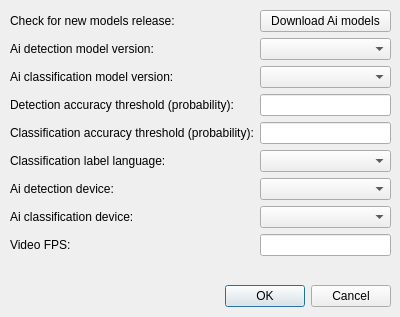
<?xml version="1.0" encoding="UTF-8"?>
<ui version="4.0">
 <class>DialogConfigureAi</class>
 <widget class="QDialog" name="DialogConfigureAi">
  <property name="geometry">
   <rect>
    <x>0</x>
    <y>0</y>
    <width>400</width>
    <height>317</height>
   </rect>
  </property>
  <property name="windowTitle">
   <string>Configure Ai model</string>
  </property>
  <widget class="QDialogButtonBox" name="buttonBox">
   <property name="geometry">
    <rect>
     <x>10</x>
     <y>280</y>
     <width>381</width>
     <height>32</height>
    </rect>
   </property>
   <property name="orientation">
    <enum>Qt::Orientation::Horizontal</enum>
   </property>
   <property name="standardButtons">
    <set>QDialogButtonBox::StandardButton::Cancel|QDialogButtonBox::StandardButton::Ok</set>
   </property>
  </widget>
  <widget class="QWidget" name="gridLayoutWidget">
   <property name="geometry">
    <rect>
     <x>10</x>
     <y>10</y>
     <width>381</width>
     <height>272</height>
    </rect>
   </property>
   <layout class="QGridLayout" name="gridLayout">
    <item row="4" column="0">
     <widget class="QLabel" name="label_classificationThreshold">
      <property name="toolTip">
       <string>Min classification probability to trigger notification.</string>
      </property>
      <property name="text">
       <string>Classification accuracy threshold (probability):</string>
      </property>
     </widget>
    </item>
    <item row="6" column="0">
     <widget class="QLabel" name="label_2">
      <property name="toolTip">
       <string>Device on which detection processing will run</string>
      </property>
      <property name="text">
       <string>Ai detection device:</string>
      </property>
     </widget>
    </item>
    <item row="7" column="0">
     <widget class="QLabel" name="label_3">
      <property name="toolTip">
       <string>Device on which classification processing will run</string>
      </property>
      <property name="text">
       <string>Ai classification device:</string>
      </property>
     </widget>
    </item>
    <item row="3" column="1">
     <widget class="QLineEdit" name="lineEdit_detectionThreshold">
      <property name="toolTip">
       <string>Min detection probability to trigger notification.</string>
      </property>
     </widget>
    </item>
    <item row="5" column="0">
     <widget class="QLabel" name="label">
      <property name="toolTip">
       <string>Language to be applied to classification lables</string>
      </property>
      <property name="text">
       <string>Classification label language:</string>
      </property>
     </widget>
    </item>
    <item row="2" column="1">
     <widget class="QComboBox" name="comboBox_classification_model_version"/>
    </item>
    <item row="4" column="1">
     <widget class="QLineEdit" name="lineEdit_classificationThreshold">
      <property name="toolTip">
       <string>Min classification probability to trigger notification.</string>
      </property>
     </widget>
    </item>
    <item row="7" column="1">
     <widget class="QComboBox" name="comboBox_class_dev"/>
    </item>
    <item row="8" column="0">
     <widget class="QLabel" name="label_4">
      <property name="toolTip">
       <string>Video Frame Per Second to leverage for processing</string>
      </property>
      <property name="text">
       <string>Video FPS:</string>
      </property>
     </widget>
    </item>
    <item row="8" column="1">
     <widget class="QLineEdit" name="lineEdit_video_fps"/>
    </item>
    <item row="6" column="1">
     <widget class="QComboBox" name="comboBox_detection_dev"/>
    </item>
    <item row="1" column="1">
     <widget class="QComboBox" name="comboBox_detection_model_version"/>
    </item>
    <item row="2" column="0">
     <widget class="QLabel" name="label_6">
      <property name="toolTip">
       <string>Select version of Ai classification model</string>
      </property>
      <property name="text">
       <string>Ai classification model version:</string>
      </property>
     </widget>
    </item>
    <item row="1" column="0">
     <widget class="QLabel" name="label_5">
      <property name="toolTip">
       <string>Select version of Ai detection model</string>
      </property>
      <property name="text">
       <string>Ai detection model version:</string>
      </property>
     </widget>
    </item>
    <item row="3" column="0">
     <widget class="QLabel" name="label_detectionThreshold">
      <property name="toolTip">
       <string>Min detection probability to trigger notification.</string>
      </property>
      <property name="text">
       <string>Detection accuracy threshold (probability):</string>
      </property>
     </widget>
    </item>
    <item row="5" column="1">
     <widget class="QComboBox" name="comboBox_class_lang"/>
    </item>
    <item row="9" column="0" colspan="2">
     <widget class="QLabel" name="label_errorMEssage">
      <property name="text">
       <string/>
      </property>
     </widget>
    </item>
    <item row="0" column="1">
     <widget class="QPushButton" name="pushButton_download_models">
      <property name="text">
       <string>Download Ai models</string>
      </property>
     </widget>
    </item>
    <item row="0" column="0">
     <widget class="QLabel" name="label_7">
      <property name="text">
       <string>Check for new models release:</string>
      </property>
     </widget>
    </item>
   </layout>
  </widget>
 </widget>
 <resources/>
 <connections>
  <connection>
   <sender>buttonBox</sender>
   <signal>accepted()</signal>
   <receiver>DialogConfigureAi</receiver>
   <slot>accept()</slot>
   <hints>
    <hint type="sourcelabel">
     <x>248</x>
     <y>254</y>
    </hint>
    <hint type="destinationlabel">
     <x>157</x>
     <y>274</y>
    </hint>
   </hints>
  </connection>
  <connection>
   <sender>buttonBox</sender>
   <signal>rejected()</signal>
   <receiver>DialogConfigureAi</receiver>
   <slot>reject()</slot>
   <hints>
    <hint type="sourcelabel">
     <x>316</x>
     <y>260</y>
    </hint>
    <hint type="destinationlabel">
     <x>286</x>
     <y>274</y>
    </hint>
   </hints>
  </connection>
 </connections>
</ui>
